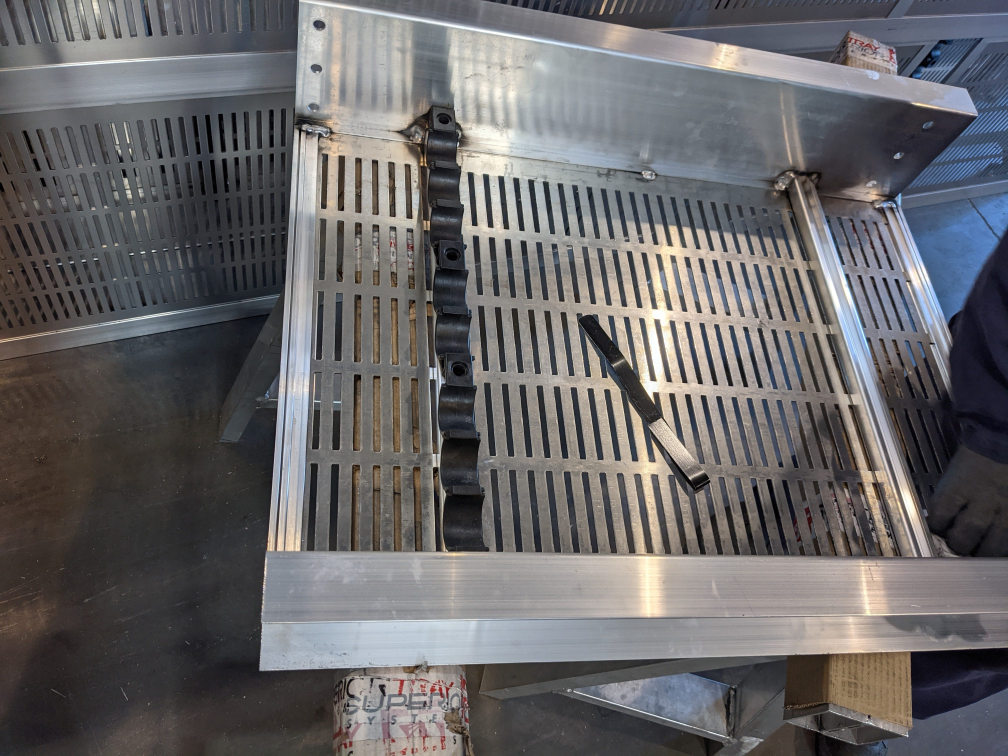
#> input picture 1.jpg, 4032 x 3024 px (shown at 1/4 size)
$ python -i cvutils.py   (imports and definitions only)
#> lines starting #> are read from the running program, lines starting #| are printed output that depends on the picture; after the words box and inside, x2 and y2 are one past the last pixel; in counts of white or black regions, pixels touching at a corner belong together
#> further down, picture is the input picture: shape (3024, 4032, 3); mean B, G, R 104.1, 102.6, 104.2
import cv2 as cv

def aspect_ratio(img):
    (height, width) = (img.shape[0], img.shape[1])
    return (height/width)

def resize(img, height, width, keep_aspect_ratio = False ):
    if keep_aspect_ratio == False:
        return cv.resize(img, (height, width))
    asr = aspect_ratio(img)
    if width == None:
        h =height
        w = int(h *asr)
    elif height == None:
        w = width
        h =int(w /asr)
    return cv.resize(img, (h,w))

def contours_in(img, blursize =(3,3), cannythreshold= (100,175), color = (255,0,0) ):
#> called with blursize = (3, 3), cannythreshold = (100, 175), color = (255, 0, 0)
    blur =cv.GaussianBlur(img, blursize, cv.BORDER_DEFAULT)
    # blur= cv.medianBlur(img, blursize[0] )
    edges = cv.Canny(blur, cannythreshold[0], cannythreshold[1])
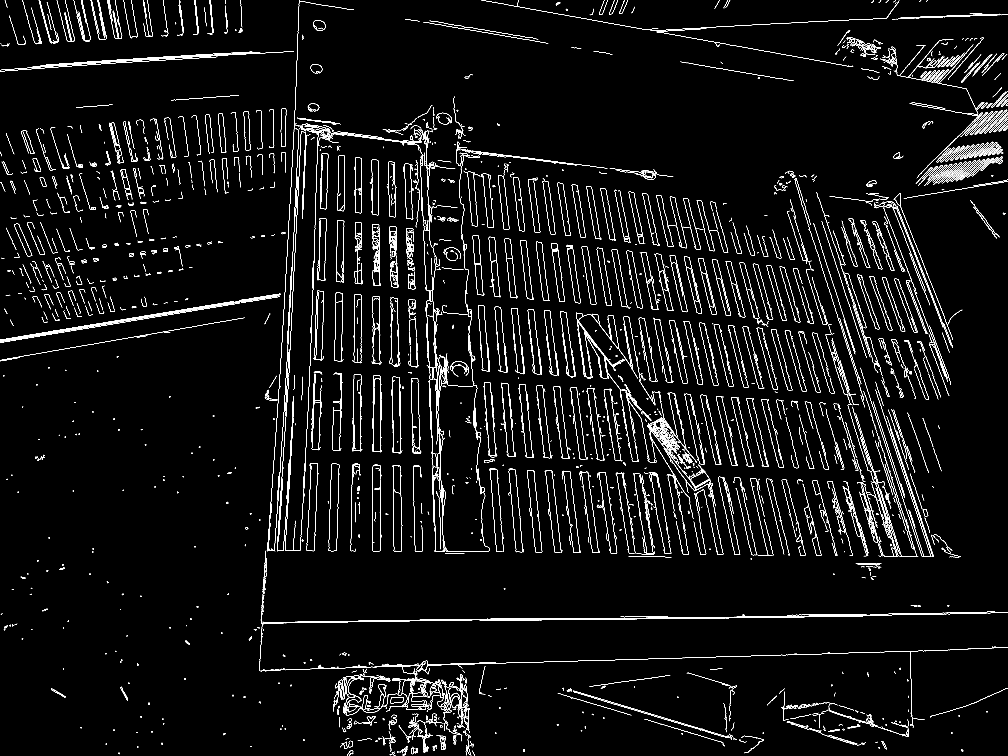
#> edges: shape (3024, 4032) (shown at 1/4 size); 2.3% white in thin lines or dots
    contours, heirachies = cv.findContours(edges, cv.RETR_LIST, cv.CHAIN_APPROX_SIMPLE)
#> contours = 3756 contours, 3128 with area under 20; largest, box (x1, y1, x2, y2) and area: (1314, 1854, 1357, 2205) 10758, (1314, 1855, 1357, 2205) 10750, (2109, 1880, 2169, 2210) 8741, (2109, 1880, 2169, 2210) 8733, (1489, 1502, 1527, 1809) 8642
    return cv.drawContours(img, contours, -1, color, thickness=2)
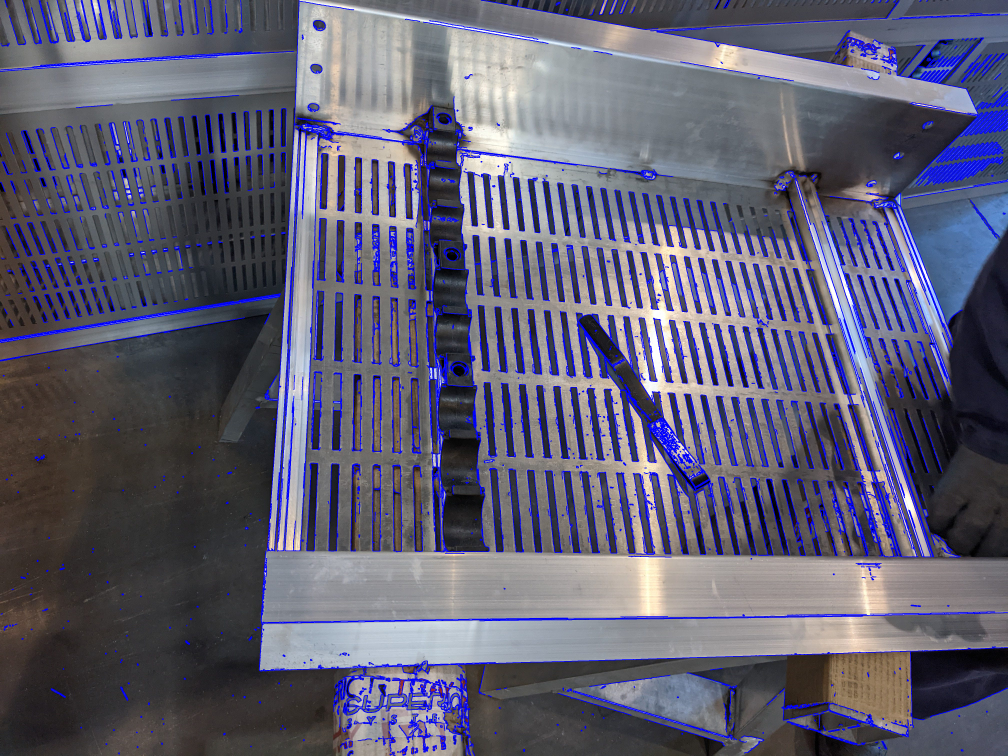
#> returned value: shape (3024, 4032, 3) (shown at 1/4 size); mean B, G, R 114.4, 94.4, 95.9

>>> import cv2
>>> picture = cv2.imread('1.jpg')
>>> result = contours_in(picture)

$ run again, on 2.jpg
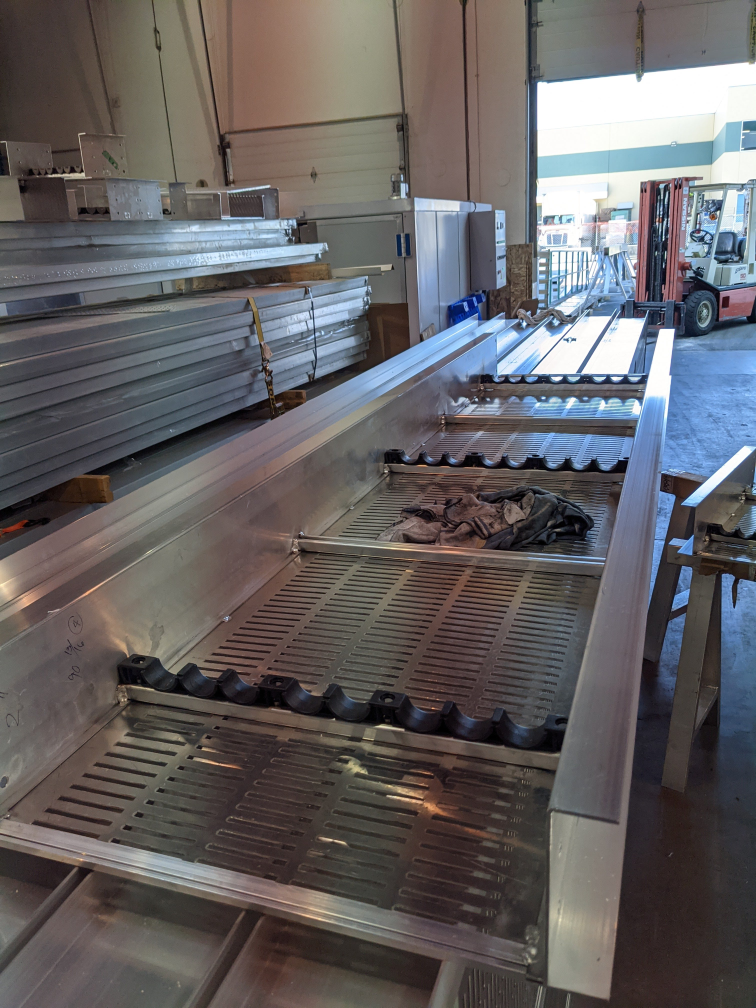
#> input picture 2.jpg, 3024 x 4032 px (shown at 1/4 size)
#> picture is the input picture: shape (4032, 3024, 3); mean B, G, R 98.3, 97, 100.1
#> in contours_in, `edges = cv.Canny(blur, cannythreshold[0], cannythreshold[1])`:
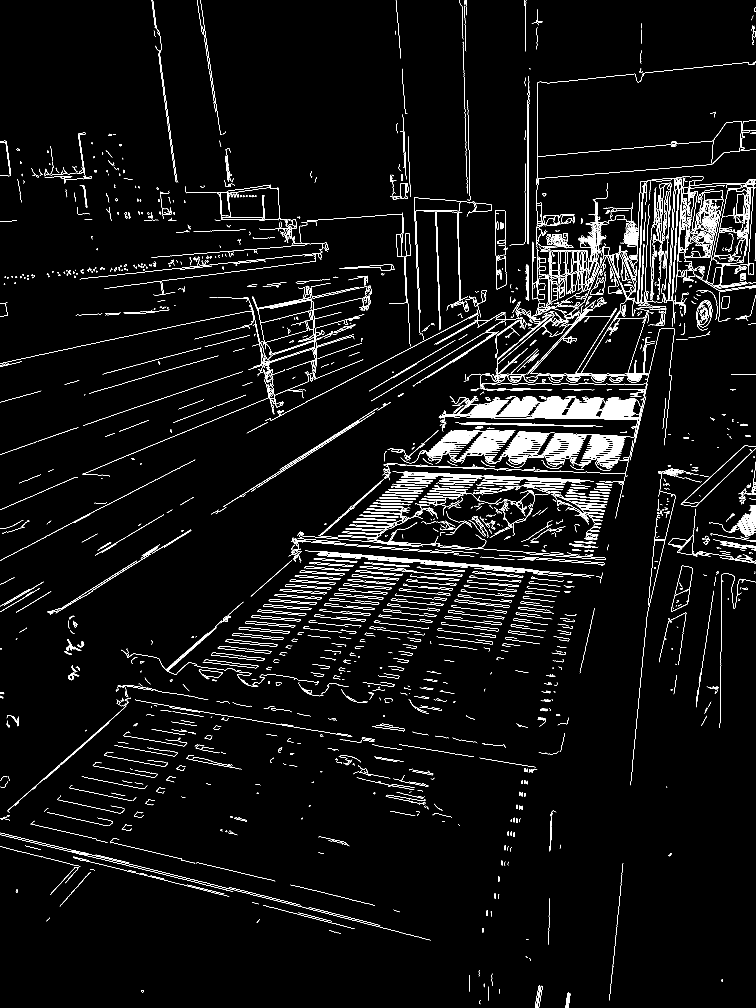
#> edges: shape (4032, 3024) (shown at 1/4 size); 2.4% white in thin lines or dots
#> contours = 3601 contours, 2870 with area under 20; largest, box (x1, y1, x2, y2) and area: (2673, 2139, 2776, 2220) 4145, (2673, 2139, 2775, 2220) 4064, (2684, 2355, 2760, 2448) 3738, (2684, 2355, 2760, 2448) 3689, (2232, 1005, 2269, 1104) 2053
#> in contours_in, `return cv.drawContours(img, contours, -1, color, thickness=2)`:
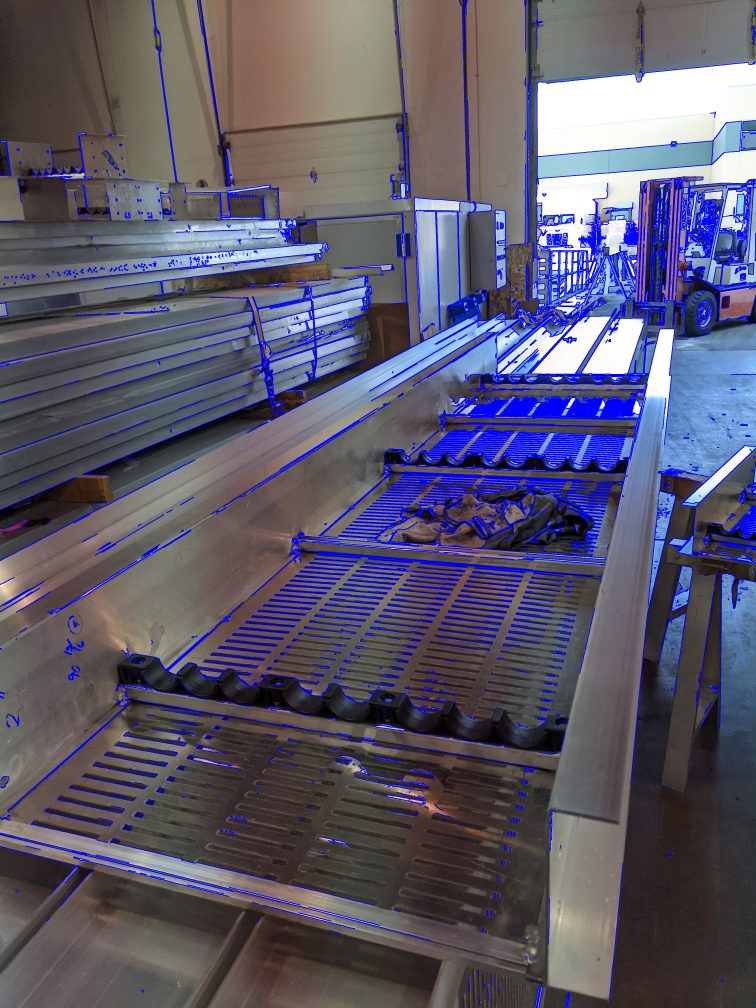
#> returned value: shape (4032, 3024, 3) (shown at 1/4 size); mean B, G, R 108.6, 88.9, 92.3

$ run again, on 3.jpg
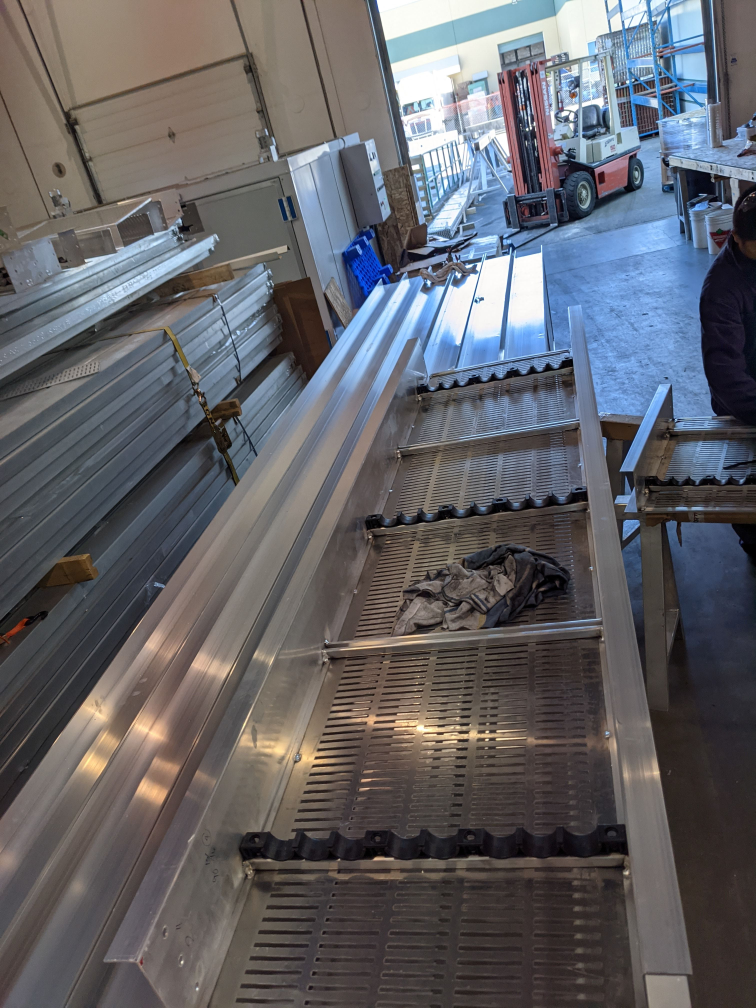
#> input picture 3.jpg, 3024 x 4032 px (shown at 1/4 size)
#> picture is the input picture: shape (4032, 3024, 3); mean B, G, R 102.6, 97.9, 98.1
#> in contours_in, `edges = cv.Canny(blur, cannythreshold[0], cannythreshold[1])`:
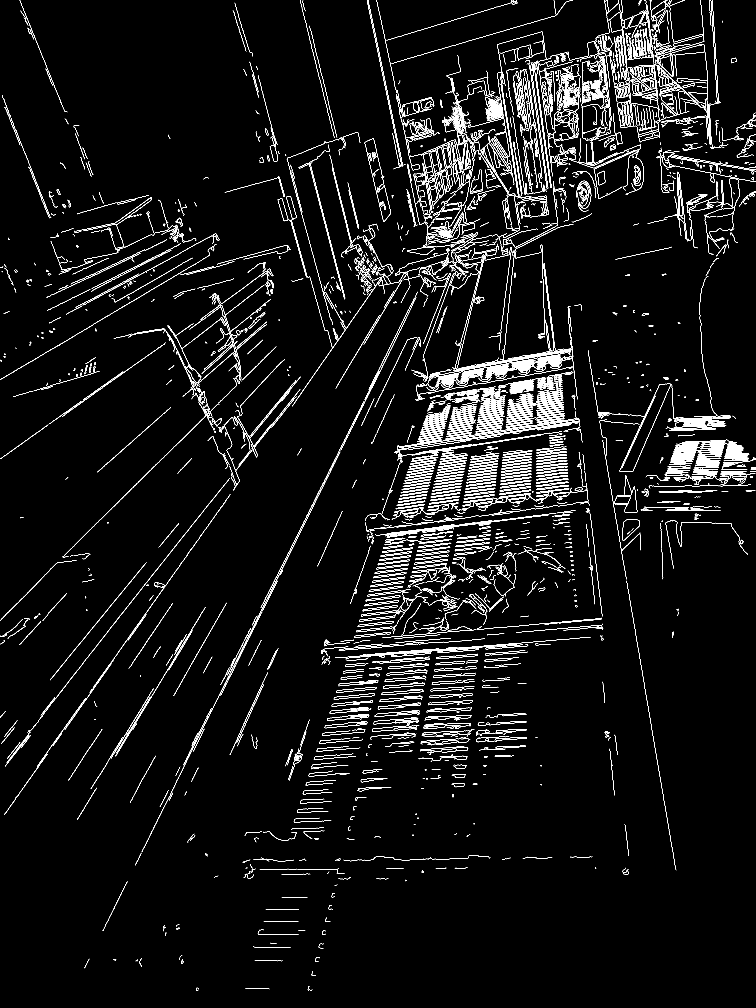
#> edges: shape (4032, 3024) (shown at 1/4 size); 2.6% white in thin lines or dots
#> contours = 3974 contours, 2975 with area under 20; largest, box (x1, y1, x2, y2) and area: (2489, 2079, 2560, 2162) 3642, (2489, 2079, 2560, 2162) 3567, (2618, 142, 2817, 230) 3454, (2627, 143, 2817, 220) 3420, (2438, 48, 2490, 130) 2771
#> in contours_in, `return cv.drawContours(img, contours, -1, color, thickness=2)`:
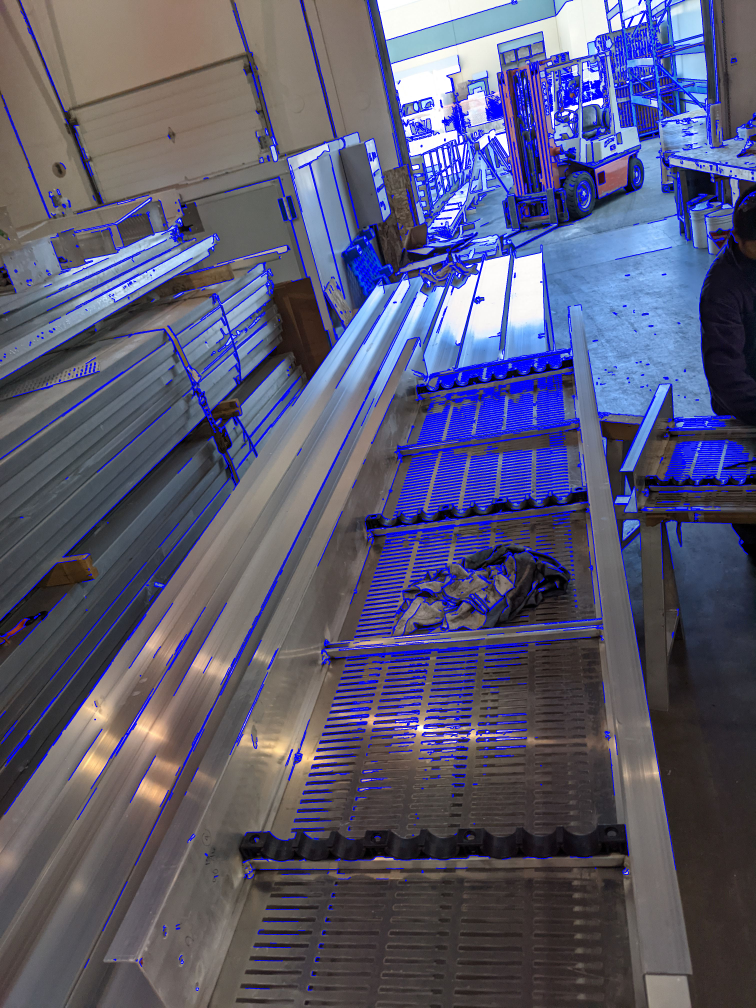
#> returned value: shape (4032, 3024, 3) (shown at 1/4 size); mean B, G, R 113.7, 88.8, 89.5

$ run again, on 5.jpg
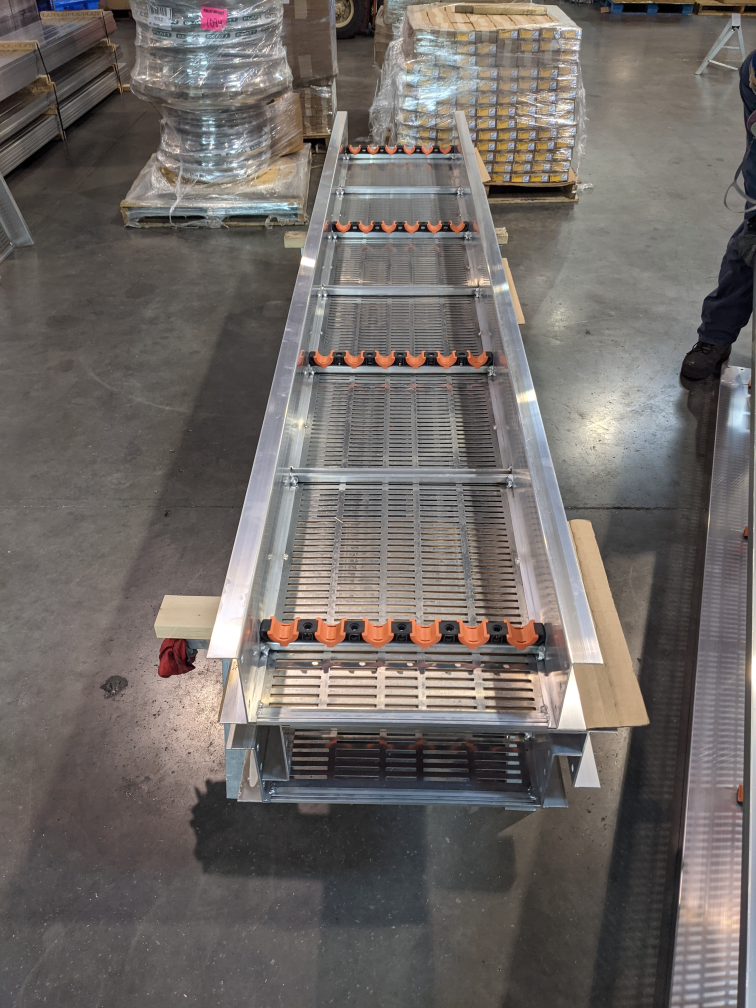
#> input picture 5.jpg, 3024 x 4032 px (shown at 1/4 size)
#> picture is the input picture: shape (4032, 3024, 3); mean B, G, R 101.4, 104.8, 110.6
#> in contours_in, `edges = cv.Canny(blur, cannythreshold[0], cannythreshold[1])`:
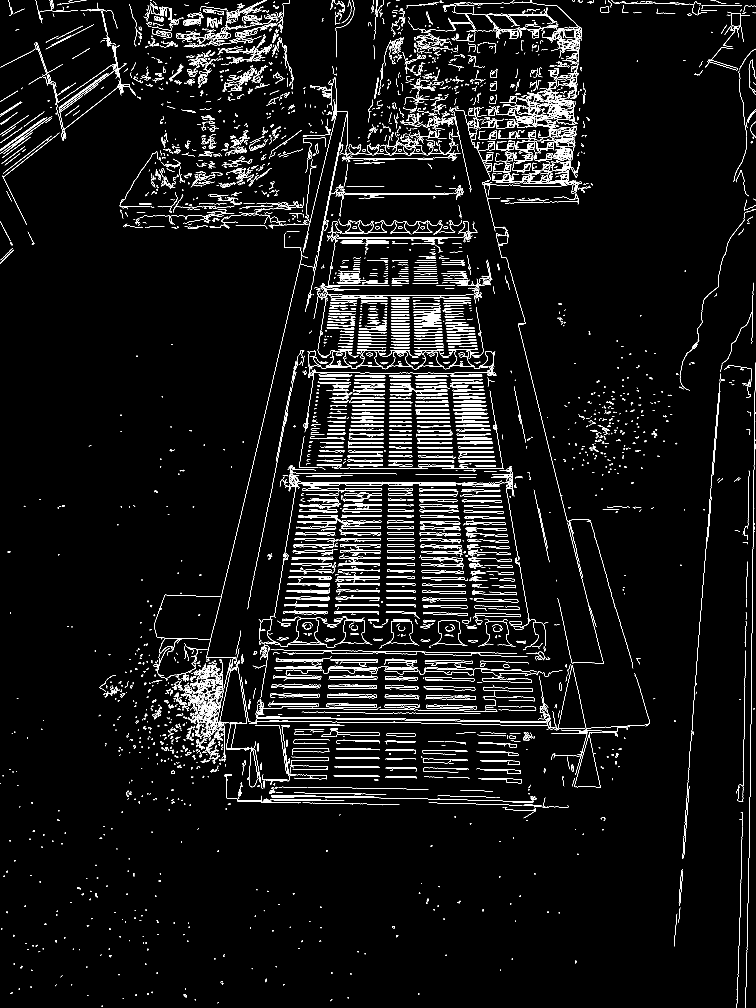
#> edges: shape (4032, 3024) (shown at 1/4 size); 2.7% white in thin lines or dots
#> contours = 7121 contours, 5902 with area under 20; largest, box (x1, y1, x2, y2) and area: (1306, 2812, 1507, 2830) 2506, (1306, 2812, 1506, 2830) 2500, (1706, 2819, 1908, 2838) 2492, (1706, 2819, 1908, 2838) 2482, (1168, 2992, 1317, 3020) 2012
#> in contours_in, `return cv.drawContours(img, contours, -1, color, thickness=2)`:
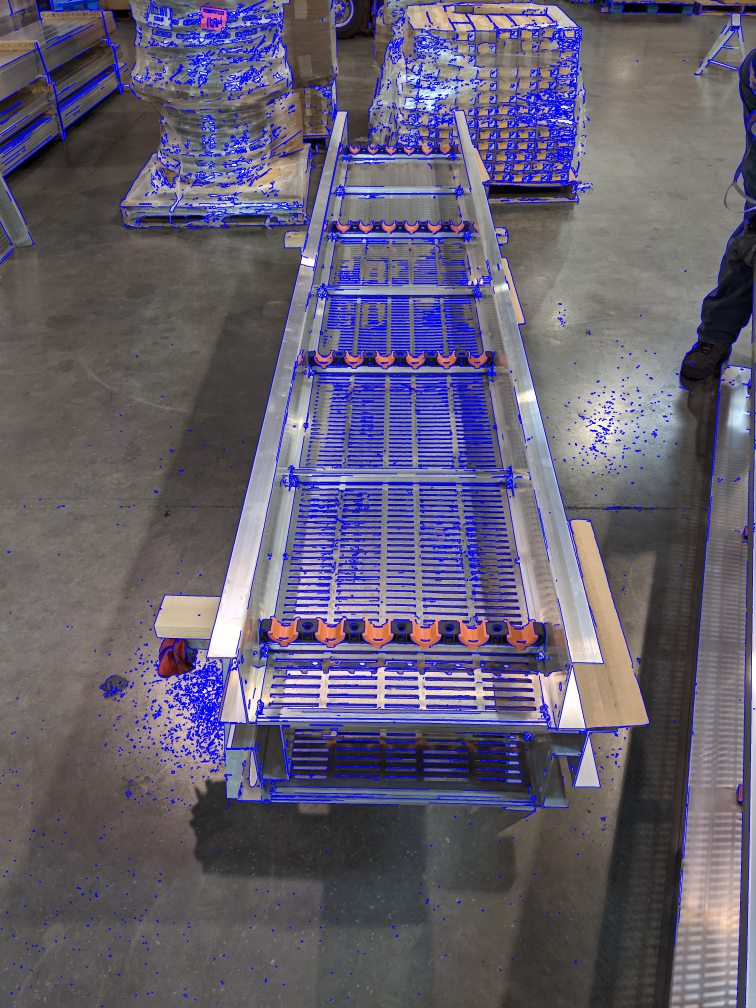
#> returned value: shape (4032, 3024, 3) (shown at 1/4 size); mean B, G, R 113.2, 94.4, 99.5
